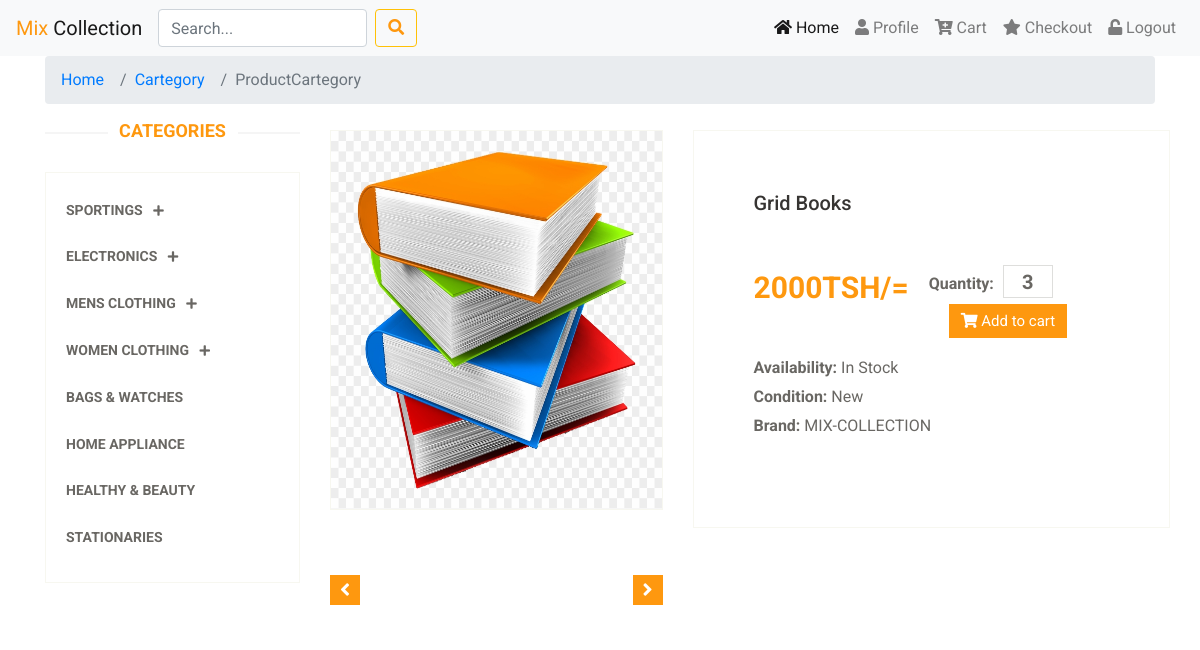
The app's page /details.php?id=44 with its own data.
### tables this page shows
CREATE TABLE `products` (
  `id` int(11) NOT NULL,
  `productname` varchar(100) NOT NULL,
  `quantity` int(11) NOT NULL,
  `available` int(11) NOT NULL,
  `cost` int(11) NOT NULL,
  `cartegory` varchar(50) NOT NULL,
  `photo` varchar(100) NOT NULL
);

### details.php (the view, shortened to what this page needs)
<!DOCTYPE html>
<html lang="en">
<head>
    <link rel="stylesheet" href="css/bootstrap.css">
    <link rel="stylesheet" href="css/bootstrap.min.css">
    <link rel="stylesheet" href="css/main.css">
    <link rel="stylesheet" href="css/responsive.css">
    <link rel="stylesheet" href="css/animate.css">
    <link rel="stylesheet" href="css/all.css">
</head>
<body>
    <?php include "nav1.php" ?>
    <div class="container">
        <nav class="breadcrumb">
            <a class="breadcrumb-item" href="#">Home</a>
            <a class="breadcrumb-item" href="#">Cartegory</a>
            <span class="breadcrumb-item active">ProductCartegory</span>
        </nav>
    </div>
    <div class="section">
        <div class="container">
            <div class="row">
                <div class="col-sm-3">
                    <div class="left-sidebar">
                        <h2>Categories</h2>
                        <div class="panel-group category-products" id="accordian">
                            <div class="panel panel-default">
                                <div class="panel-heading">
                                    <h4 class="panel-title">
                                        <a data-toggle="collapse" data-parent="#accordian" href="#sportswear">
                                            <b>Sportings</b>
                                            <span class="badge pull-right"><i class="fa fa-plus"></i></span>
                                        </a>
                                    </h4>
                                </div>
                            </div>
                            <div class="panel panel-default">
                                <div class="panel-heading">
                                    <h4 class="panel-title">
                                        <a data-toggle="collapse" data-parent="#accordian" href="#electronics">
                                            <b>Electronics</b>
                                            <span class="badge pull-right"><i class="fa fa-plus"></i></span>
                                        </a>
                                    </h4>
                                </div>
                            </div>
                            <div class="panel panel-default">
                                <div class="panel-heading">
                                    <h4 class="panel-title">
                                        <a data-toggle="collapse" data-parent="#accordian" href="#mens">
                                            <b>Mens Clothing</b>
                                            <span class="badge pull-right"><i class="fa fa-plus"></i></span>
                                        </a>
                                    </h4>
                                </div>
                            </div>
                            <div class="panel panel-default">
                                <div class="panel-heading">
                                    <h4 class="panel-title">
                                        <a data-toggle="collapse" data-parent="#accordian" href="#womens">
                                            <b>Women Clothing</b>
                                             <span class="badge pull-right"><i class="fa fa-plus"></i></span>
                                        </a>
                                    </h4>
                                </div>
                            </div>
                            <div class="panel panel-default">
                                <div class="panel-heading">
                                    <h4 class="panel-title"><a href="#"><b>Bags & Watches</b></a></h4>
                                </div>
                            </div>
                            <div class="panel panel-default">
                                <div class="panel-heading">
                                    <h4 class="panel-title"><a href="#"><b>Home Appliance</b></a></h4>
                                </div>
                            </div>
                            <div class="panel panel-default">
                                <div class="panel-heading">
                                    <h4 class="panel-title"><a href="#"><b>Healthy & Beauty</b></a></h4>
                                </div>
                            </div>
                            <div class="panel panel-default">
                                <div class="panel-heading">
                                    <h4 class="panel-title"><a href="#"><b>Stationaries</b></a></h4>
                                </div>
                            </div>
                        </div>
                    </div>
                </div>
                <div class="col-sm-9 padding-right">
                <?php
                    include "connection.php";
                    $id = $_GET['id'];
                    $sql = "SELECT * FROM products where id ='$id'";
                    $check = mysqli_query($conn, $sql);
                    while($row = mysqli_fetch_assoc($check)){
                 ?>
					<div class="product-details row">
						<div class="col-sm-5">
							<div class="view-product">
								<img src="<?php echo $row['photo']; ?>" alt="" />
							</div>
							<div id="similar-product" class="carousel slide" data-ride="carousel">
								    <div class="carousel-inner">
										<div class="item active">
										  <a href=""><img src="images/product-details/similar1.jpg" alt=""></a>
										  <a href=""><img src="images/product-details/similar2.jpg" alt=""></a>
										  <a href=""><img src="images/product-details/similar3.jpg" alt=""></a>
										</div>
										<div class="item">
										  <a href=""><img src="images/product-details/similar1.jpg" alt=""></a>
										  <a href=""><img src="images/product-details/similar2.jpg" alt=""></a>
										  <a href=""><img src="images/product-details/similar3.jpg" alt=""></a>
										</div>
										<div class="item">
										  <a href=""><img src="images/product-details/similar1.jpg" alt=""></a>
										  <a href=""><img src="images/product-details/similar2.jpg" alt=""></a>
										  <a href=""><img src="images/product-details/similar3.jpg" alt=""></a>
										</div>
									</div>
								  <a class="left item-control" href="#similar-product" data-slide="prev">
									<i class="fa fa-angle-left"></i>
								  </a>
								  <a class="right item-control" href="#similar-product" data-slide="next">
									<i class="fa fa-angle-right"></i>
								  </a>
							</div>
						</div>
						<div class="col-sm-7">
							<div class="product-information">
								<h2><?php echo $row['productname']; ?></h2>
								<span>
									<span><?php echo $row['cost']; ?>TSH/=</span>
									<label>Quantity:</label>
									<input type="text" value="3" />
									<button type="button" class="btn btn-fefault cart">
										<i class="fa fa-shopping-cart"></i>
										Add to cart
									</button>
								</span>
								<p><b>Availability:</b> In Stock</p>
								<p><b>Condition:</b> New</p>
								<p><b>Brand:</b> MIX-COLLECTION</p>
							</div>
						</div>
					</div>
                    <?php } ?>
				</div>
            </div>
        </div>
    </div>
</body>
</html>

### css/main.css (style rules this page uses)
body { font-family: 'Roboto', sans-serif; background:; position: relative; font-weight:400px; }
a { -webkit-transition: 300ms; -moz-transition: 300ms; -o-transition: 300ms; transition: 300ms; }
h1, h2, h3, h4, h5, h6 { font-family: 'Roboto', sans-serif; }
.item { padding-left: 100px; }
.right { right: 0; }
.category-products { border: 1px solid #F7F7F0; margin-bottom: 35px; padding-bottom: 20px; padding-top: 15px; }
.left-sidebar h2, .brands_products h2 { color: #FE980F; font-family: 'Roboto', sans-serif; font-size: 18px; font-weight: 700; margin: 0 auto 30px; text-align: center; text-transform: uppercase; position: relative; z-index:3; }
.left-sidebar h2:after, h2.title:after { content: " "; position: absolute; border: 1px solid #f5f5f5; bottom:8px; left: 0; width: 100%; height: 0; z-index: -2; }
.left-sidebar h2:before { content: " "; position: absolute; background: #fff; bottom: -6px; width: 130px; height: 30px; z-index: -1; left: 50%; margin-left: -65px; }
.category-products .panel { background-color: #FFFFFF; border: 0px; border-radius: 0px; box-shadow:none; margin-bottom: 0px; }
.category-products .panel-default .panel-heading { background-color: #FFFFFF; border: 0 none; color: #FFFFFF; padding: 5px 20px; }
.category-products .panel-default .panel-heading .panel-title a { color: #696763; font-family: 'Roboto', sans-serif; font-size: 14px; text-decoration: none; text-transform: uppercase; }
.category-products .badge { background:none; border-radius: 10px; color: #696763; display: inline-block; font-size: 12px; font-weight: bold; line-height: 1; min-width: 10px; padding: 3px 7px; text-align: center; vertical-align: baseline; white-space: nowrap; }
.padding-right { padding-right: 0; }
.product-details { overflow:hidden; }
#similar-product { margin-top: 40px; }
.product-details { margin-bottom: 40px; overflow: hidden; margin-top: 10px; }
.view-product { position: relative; }
.view-product img { border: 1px solid #F7F7F0; height: 380px; width: 100%; }
#similar-product .carousel-inner .item { padding-left:0px; }
.item-control { position: absolute; top: 35%; }
.item-control i { background: #FE980F; color: #FFFFFF; font-size: 20px; padding: 5px 10px; }
.product-information { border: 1px solid #F7F7F0; overflow: hidden; padding-bottom: 60px; padding-left: 60px; padding-top: 60px; position: relative; }
.product-information h2 { color: #363432; font-family: 'Roboto', sans-serif; font-size: 20px; margin-top: 0; }
.product-information p { color: #696763; font-family: 'Roboto', sans-serif; margin-bottom: 5px; }
.product-information span { display: inline-block; margin-bottom: 8px; margin-top: 18px; }
.product-information span span { color: #FE980F; float: left; font-family: 'Roboto', sans-serif; font-size: 30px; font-weight: 700; margin-right: 20px; margin-top: 0px; }
.product-information span input { border: 1px solid #DEDEDC; color: #696763; font-family: 'Roboto', sans-serif; font-size: 20px; font-weight: 700; height: 33px; outline: medium none; text-align: center; width: 50px; }
.product-information span label { color: #696763; font-family: 'Roboto', sans-serif; font-weight: 700; margin-right: 5px; }
.cart { background: #FE980F; border: 0 none; border-radius: 0; color: #FFFFFF; font-family: 'Roboto', sans-serif; font-size: 15px; margin-bottom: 10px; margin-left: 20px; }

### css/all.css (style rules this page uses)
.fa, .fas, .far, .fal, .fad, .fab { -moz-osx-font-smoothing: grayscale; -webkit-font-smoothing: antialiased; display: inline-block; font-style: normal; font-variant: normal; text-rendering: auto; line-height: 1; }
.fa-angle-left:before { content: "\f104"; }
.fa-angle-right:before { content: "\f105"; }
.fa-plus:before { content: "\f067"; }
.fa-shopping-cart:before { content: "\f07a"; }

### records on screen
products: photo (picture), productname "Grid Books", cost "2000"
